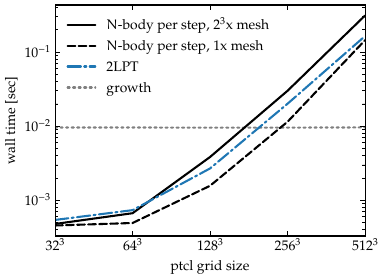

The Python source for this figure:
import os

import numpy as np
import matplotlib.pyplot as plt


mesh_shapes = [1, 2]
ptcl_grid_sizes = [2**n for n in range(5, 10)]


number = 1
repeat = 8
exec_times = np.empty((2 + len(mesh_shapes), len(ptcl_grid_sizes)))
fname = 'scaling.txt'

if not os.path.exists(fname):
    import timeit

    from pmwd import (
        Configuration,
        SimpleLCDM,
        boltzmann,
        white_noise, linear_modes,
        lpt,
        nbody,
    )


    for i, mesh_shape in enumerate(mesh_shapes):
        for j, ptcl_grid_size in enumerate(ptcl_grid_sizes):
            ptcl_spacing = 1.
            ptcl_grid_shape = (ptcl_grid_size,) * 3
            conf = Configuration(ptcl_spacing, ptcl_grid_shape, mesh_shape=mesh_shape)
            print(f'ptcl_grid_size={ptcl_grid_size}, mesh_shape={mesh_shape}:')

            cosmo = SimpleLCDM(conf)

            seed = 0
            modes = white_noise(seed, conf)


            boltzmann(cosmo, conf)  # do not overwrite cosmo
            t = timeit.repeat('boltzmann(cosmo, conf).h.block_until_ready()',
                              repeat=repeat, number=number, globals=globals())
            t = min(t) / number
            exec_times[0, j] = t
            print(f'boltz {t}')
            cosmo = boltzmann(cosmo, conf)  # overwrite cosmo


            ptcl, obsvbl = lpt(linear_modes(modes, cosmo, conf), cosmo, conf)  # do not overwrite modes
            t = timeit.repeat('lpt(linear_modes(modes, cosmo, conf), cosmo, conf)[0].vel.block_until_ready()',
                              repeat=repeat, number=number, globals=globals())
            t = min(t) / number
            print(f'  lpt {t}')
            exec_times[1, j] = t


            nbody(ptcl, obsvbl, cosmo, conf)  # do not overwrite ptcl and obsvbl
            t = timeit.repeat('nbody(ptcl, obsvbl, cosmo, conf)[0].vel.block_until_ready()',
                              repeat=repeat, number=number, globals=globals())
            t = min(t) / number / (1 + conf.a_nbody_num)
            print(f'nbody {t}')
            exec_times[2+i, j] = t

    np.savetxt(fname, exec_times)

exec_times = np.loadtxt(fname)


plt.style.use('font.mplstyle')

fig, ax = plt.subplots(figsize=(4, 3))

ax.loglog(ptcl_grid_sizes, exec_times[3], c='k', ls='-', label='$N$-body per step, $2^3$x mesh')
ax.loglog(ptcl_grid_sizes, exec_times[2], c='k', ls='--', label='$N$-body per step, $1$x mesh')
ax.loglog(ptcl_grid_sizes, exec_times[1], c='C0', ls='-.', label='2LPT')
ax.loglog(ptcl_grid_sizes, exec_times[0], c='gray', ls=':', label='growth', zorder=1)
ax.set_xticks(ptcl_grid_sizes, labels=[f'${s}^3$' for s in ptcl_grid_sizes])
ax.tick_params(axis='x', which='minor', bottom=False, top=False)
ax.set_xlim(min(ptcl_grid_sizes), max(ptcl_grid_sizes))
ax.set_xlabel('ptcl grid size')
ax.set_ylabel('wall time [sec]')
ax.legend()

fig.savefig('scaling.pdf')
plt.close(fig)
